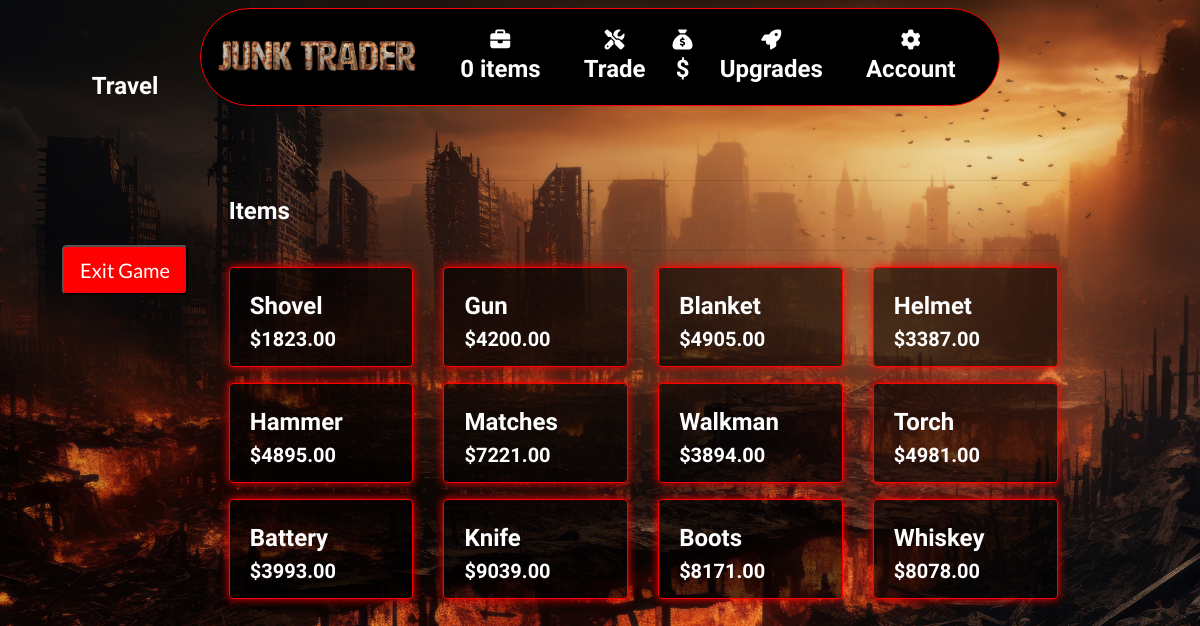
Before: /collectables/ with the older database file.
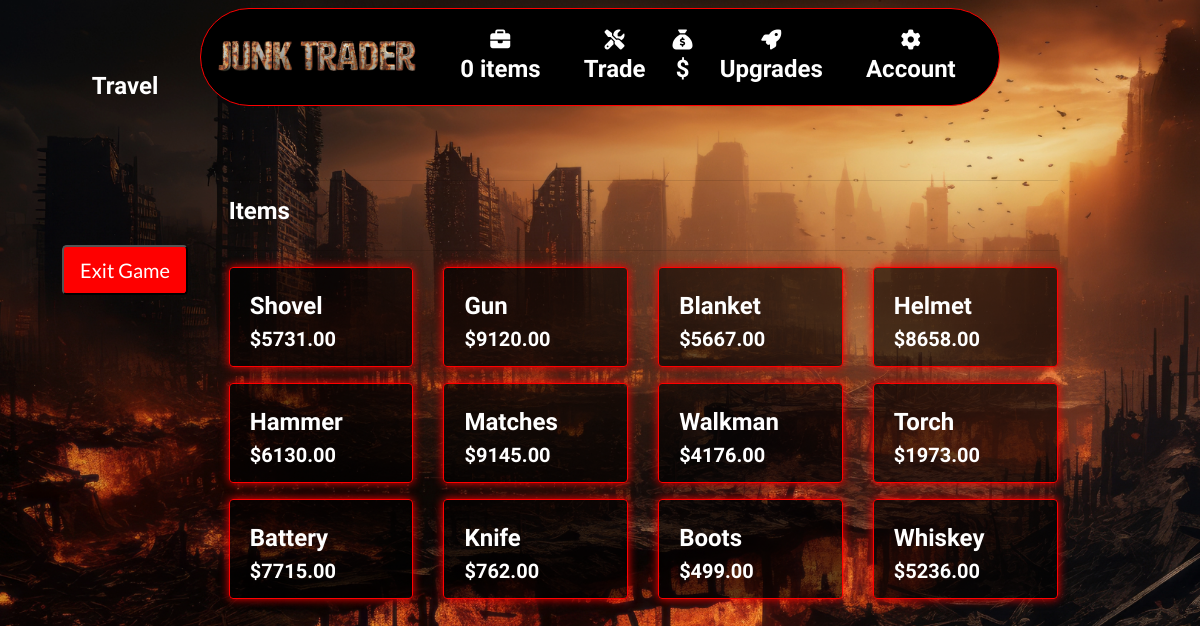
After: the same page with the newer database file.
### collectables/models.py (models this page shows, shortened)
class Collectable(models.Model):
    name = models.CharField(max_length=254)
    description = models.TextField()
    price = models.DecimalField(max_digits=6, decimal_places=2)
    image_url = models.URLField(max_length=1024, null=True, blank=True)
    image = models.ImageField(null=True, blank=True)
    glb_file = models.FileField(upload_to='glb_files/', null=True, blank=True)

### collectables/views.py (the view)
# urls.py: path('', views.all_collectables, name='collectables'),
def all_collectables(request):
    collectables = Collectable.objects.all()
    context = {
        'collectables': collectables,
    }
    return render(request, 'collectables/collectables.html', context)

### backpack/contexts.py (called while the page is built, shortened)
def backpack_contents(request):
    backpack_items = []
    total = 0
    total_quantity = 0
    collectable_count = 0
    backpack = request.session.get('backpack', {})
    grand_total = total
    context = {
        'backpack_items': backpack_items,
        'total': total,
        'total_quantity': total_quantity,
        'collectable_count': collectable_count,
        'grand_total': grand_total,
    }
    return context

def total_amount(request):
    total_amount = [0]
    return {'total_amount': total_amount}

### collectables/templates/collectables/collectables.html (shortened to what this page needs)
{% extends "base.html" %}
{% load static %}
{% block page_header %}
    <div class="container header-container">
    </div>
{% endblock %}
{% block content %}
<div class="container-fluid">
    <div class="row">
        <div class="col-md-3">
            <div class="fixed-panel">
                {% include 'includes/fixed_panel.html' %}
            </div>
        </div>
    </div>
</div>
<div class="container-fluid content-column">
    <div class="container mb-2 backpack-text content-column">
        <div class="row">
            <div class="col">
                <hr>
                <h2 class="logo-font mb-4">Items</h2>
                <hr>
            </div>
        </div>
        <div class="row">
            {% for collectable in collectables %}
                <div class="col-sm-6 col-md-4 col-lg-4 col-xl-3 mb-3">
                    <div class="card box h-100 border-2 text-white">
                        <div class="card-body pb-0">
                            <p class="mb-0">{{ collectable.name }}</p>
                        </div>
                        <div class="card-footer pt-0 border-0 text-left text-white">
                            <div class="row">
                                <div class="col">
                                    <p class="lead mb-0 text-left font-weight-bold">${{ collectable.price }}</p>
                                </div>
                            </div>
                        </div>
                    </div>
                </div>
            {% endfor %}
        </div>
    </div>
</div>
{% endblock %}

Changed rows visible on the page:
changed Collectable "Shovel": price "1823.00" → "5731.00"
changed Collectable "Gun": price "4200.00" → "9120.00"
changed Collectable "Blanket": price "4905.00" → "5667.00"
changed Collectable "Helmet": price "3387.00" → "8658.00"
changed Collectable "Hammer": price "4895.00" → "6130.00"
changed Collectable "Matches": price "7221.00" → "9145.00"
changed Collectable "Walkman": price "3894.00" → "4176.00"
changed Collectable "Torch": price "4981.00" → "1973.00"
changed Collectable "Battery": price "3993.00" → "7715.00"
changed Collectable "Knife": price "9039.00" → "762.00"
changed Collectable "Boots": price "8171.00" → "499.00"
changed Collectable "Whiskey": price "8078.00" → "5236.00"
